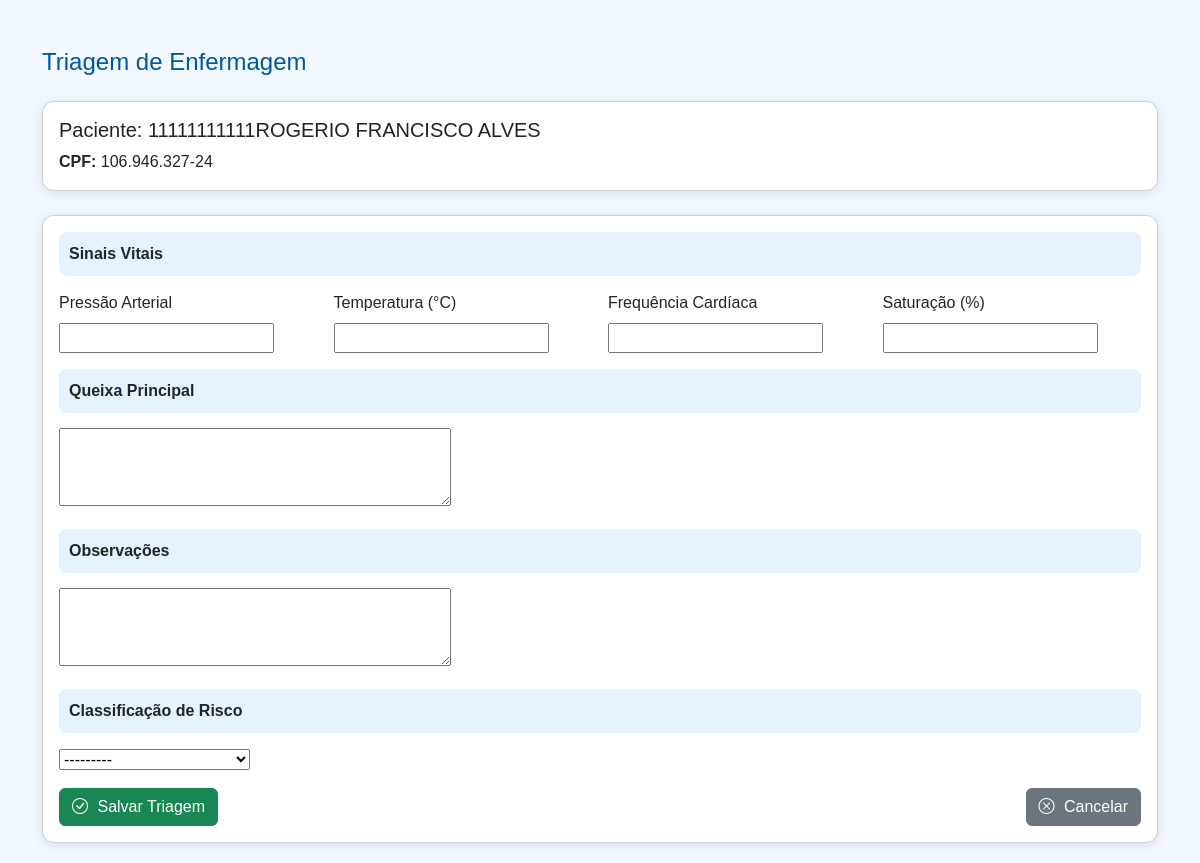
Page /triagem/realizar/1/ (signed in) on the earlier database version.
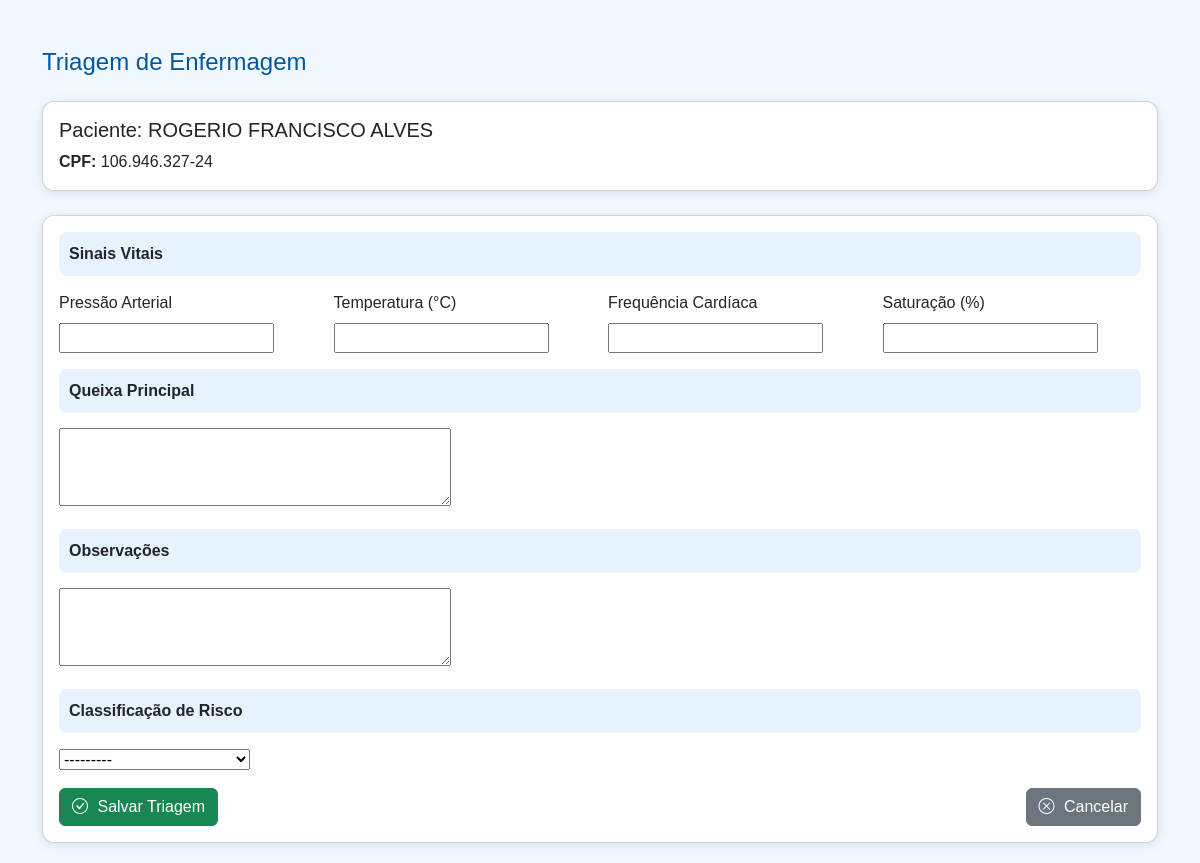
Same page on the later database version.
### paciente/models.py (models this page shows, shortened)
class Paciente(models.Model):
    nome = models.CharField(max_length=100)
    nome_social = models.CharField(max_length=100, blank=True, null=True)
    nome_mae = models.CharField(max_length=100)
    nome_pai = models.CharField(max_length=100, blank=True, null=True)
    cpf = models.CharField(
        max_length=14,
        unique=True,
        validators=[RegexValidator(
            r'^\d{3}\.\d{3}\.\d{3}-\d{2}$',
            'CPF inválido! Use XXX.XXX.XXX-XX'
        )]
    )
    data_nascimento = models.DateField()  # NÃO ALTERADO
    SEXO_BIOLOGICO_CHOICES = [
        ('M', 'Masculino'),
        ('F', 'Feminino'),
        ('I', 'Intersexo'),
    ]
    sexo_biologico = models.CharField(max_length=1, choices=SEXO_BIOLOGICO_CHOICES)
    identidade_genero = models.CharField(max_length=50)
    orientacao_sexual = models.CharField(max_length=50)
    nacionalidade = models.CharField(max_length=50, default='Brasileira')
    naturalidade = models.CharField(max_length=100)  # Cidade / UF
    RACA_COR_CHOICES = [
        ('BRANCA', 'Branca'),
        ('PRETA', 'Preta'),
        ('PARDA', 'Parda'),
        ('AMARELA', 'Amarela'),
        ('INDIGENA', 'Indígena'),
    ]
    raca_cor = models.CharField(max_length=10, choices=RACA_COR_CHOICES)
    ESTADO_CIVIL_CHOICES = [
        ('SOLTEIRO', 'Solteiro(a)'),
        ('CASADO', 'Casado(a)'),
        ('DIVORCIADO', 'Divorciado(a)'),
        ('VIUVO', 'Viúvo(a)'),
        ('UNIAO_ESTAVEL', 'União Estável'),
    ]
    estado_civil = models.CharField(max_length=20, choices=ESTADO_CIVIL_CHOICES)
    escolaridade = models.CharField(max_length=50)
    profissao = models.CharField(max_length=50)
    rg = models.CharField(max_length=20)
    orgao_emissor = models.CharField(max_length=10)
    UF_CHOICES = [
        ('AC','AC'), ('AL','AL'), ('AP','AP'), ('AM','AM'),
        ('BA','BA'), ('CE','CE'), ('DF','DF'), ('ES','ES'),
        ('GO','GO'), ('MA','MA'), ('MT','MT'), ('MS','MS'),
        ('MG','MG'), ('PA','PA'), ('PB','PB'), ('PR','PR'),
        ('PE','PE'), ('PI','PI'), ('RJ','RJ'), ('RN','RN'),
        ('RS','RS'), ('RO','RO'), ('RR','RR'), ('SC','SC'),
        ('SP','SP'), ('SE','SE'), ('TO','TO'),
    ]
    uf_rg = models.CharField(max_length=2, choices=UF_CHOICES)
    cep = models.CharField(
        max_length=9,
        validators=[RegexValidator(r'^\d{5}-\d{3}$', 'CEP inválido! Use XXXXX-XXX')]
    )
    endereco = models.CharField(max_length=100)
    numero = models.CharField(max_length=10)
    complemento = models.CharField(max_length=50, blank=True, null=True)
    bairro = models.CharField(max_length=50)
    municipio = models.CharField(max_length=50)
    uf = models.CharField(max_length=2, choices=UF_CHOICES)
    ZONA_CHOICES = [
        ('URBANA', 'Urbana'),
        ('RURAL', 'Rural'),
    ]
    zona = models.CharField(max_length=6, choices=ZONA_CHOICES)
    telefone_fixo = models.CharField(
        max_length=15,
        blank=True,
        null=True,
        validators=[RegexValidator(
            r'^\(\d{2}\)\s\d{4}-\d{4}$',
            'Telefone inválido! Use (XX) XXXX-XXXX'
        )]
    )
    celular = models.CharField(
        max_length=15,
        validators=[RegexValidator(
            r'^\(\d{2}\)\s\d{5}-\d{4}$',
            'Celular inválido! Use (XX) XXXXX-XXXX'
        )]
    )
    whatsapp = models.BooleanField(default=False)
    email = models.EmailField(blank=True, null=True)
    cartao_sus = models.CharField(max_length=18, blank=True, null=True)

### triagem/views.py (the view)
# urls.py: path('realizar/<int:paciente_id>/', views.realizar_triagem, name='realizar_triagem'),
@login_required
def realizar_triagem(request, paciente_id):
    paciente = get_object_or_404(Paciente, id=paciente_id)
    if request.method == 'POST':
        form = TriagemForm(request.POST)
        if form.is_valid():
            triagem = form.save(commit=False)
            triagem.paciente = paciente
            triagem.enfermeiro = request.user
            triagem.save()
            fila_item = FilaTriagem.objects.filter(paciente=paciente, atendido=False).first()
            if fila_item:
                fila_item.atendido = True
                fila_item.save()
            return redirect('fila_triagem')
    else:
        form = TriagemForm()
    return render(request, 'triagem/realizar_triagem.html', {
        'form': form,
        'paciente': paciente
    })

### triagem/forms.py
class TriagemForm(forms.ModelForm):
    class Meta:
        model = Triagem
        fields = [
            'pressao_arterial',
            'frequencia_cardiaca',
            'temperatura',
            'saturacao',
            'queixa_principal',
            'observacoes',
            'classificacao_risco'
        ]
        widgets = {
            'queixa_principal': forms.Textarea(attrs={'rows': 3}),
            'observacoes': forms.Textarea(attrs={'rows': 3}),
        }

### triagem/templates/triagem/realizar_triagem.html (shortened to what this page needs)
<!DOCTYPE html>
<html lang="pt-br">
<head>
<link href="https://cdn.jsdelivr.net/npm/bootstrap@5.3.2/dist/css/bootstrap.min.css" rel="stylesheet">
<link rel="stylesheet" href="https://cdn.jsdelivr.net/npm/bootstrap-icons@1.10.5/font/bootstrap-icons.css">
</head>
<body>
<div class="container mt-5">
    <h4 class="mb-4">Triagem de Enfermagem</h4>
    <div class="card mb-4">
        <div class="card-body">
            <h5 class="card-title">Paciente: {{ paciente.nome }}</h5>
            <div class="row">
                {% if paciente.cpf %}
                <div class="col-md-6"><p class="card-text"><strong>CPF:</strong> {{ paciente.cpf }}</p></div>
                {% endif %}
            </div>
        </div>
    </div>
    <div class="card">
        <div class="card-body">
            <form method="post">
                <div class="section-title">Sinais Vitais</div>
                <div class="row g-3 mb-3">
                    <div class="col-md-3">
                        <label for="{{ form.pressao_arterial.id_for_label }}" class="form-label">Pressão Arterial</label>
                        {{ form.pressao_arterial }}
                    </div>
                    <div class="col-md-3">
                        <label for="{{ form.temperatura.id_for_label }}" class="form-label">Temperatura (°C)</label>
                        {{ form.temperatura }}
                    </div>
                    <div class="col-md-3">
                        <label for="{{ form.frequencia_cardiaca.id_for_label }}" class="form-label">Frequência Cardíaca</label>
                        {{ form.frequencia_cardiaca }}
                    </div>
                    <div class="col-md-3">
                        <label for="{{ form.saturacao.id_for_label }}" class="form-label">Saturação (%)</label>
                        {{ form.saturacao }}
                    </div>
                </div>
                <div class="section-title">Queixa Principal</div>
                <div class="mb-3">
                    {{ form.queixa_principal }}
                </div>
                <div class="section-title">Observações</div>
                <div class="mb-3">
                    {{ form.observacoes }}
                </div>
                <div class="section-title">Classificação de Risco</div>
                <div class="mb-3">
                    {% if form.classificacao_risco.value == "VERMELHO" %}
                        <div class="risco-vermelho">{{ form.classificacao_risco }}</div>
                    {% elif form.classificacao_risco.value == "AMARELO" %}
                        <div class="risco-amarelo">{{ form.classificacao_risco }}</div>
                    {% elif form.classificacao_risco.value == "VERDE" %}
                        <div class="risco-verde">{{ form.classificacao_risco }}</div>
                    {% else %}
                        {{ form.classificacao_risco }}
                    {% endif %}
                </div>
                <div class="d-flex justify-content-between mt-3">
                    <button type="submit" class="btn btn-success">
                        <i class="bi bi-check-circle"></i> Salvar Triagem
                    </button>
                    <a href="{% url 'fila_triagem' %}" class="btn btn-secondary">
                        <i class="bi bi-x-circle"></i> Cancelar
                    </a>
                </div>
            </form>
        </div>
    </div>
</div>
</body>
</html>

Differences in the rows shown:
changed Paciente: nome "11111111111ROGERIO FRANCISCO ALVES" → "ROGERIO FRANCISCO ALVES"
